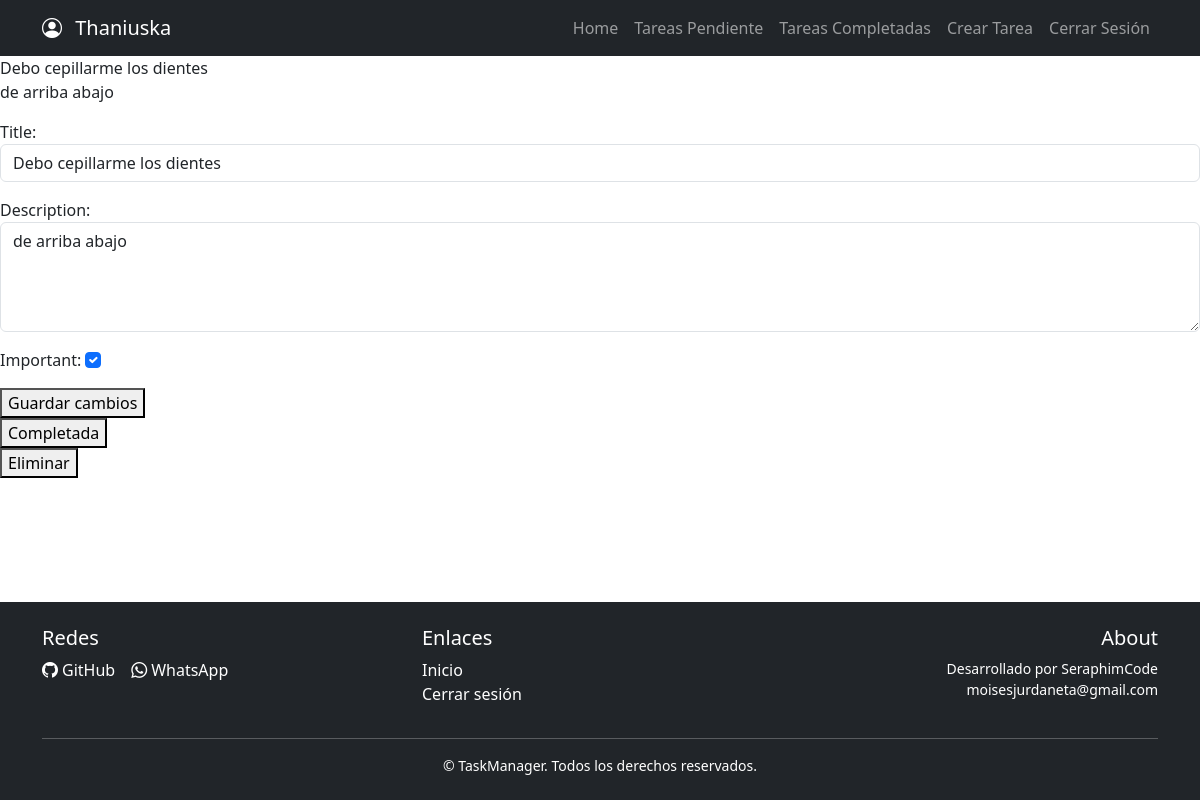
The app's page /detalle_tarea/16/ (signed in) with its own data.
### tareas/models.py (models this page shows, shortened)
class Tarea(models.Model):
    title = models.CharField(max_length=100)
    description = models.TextField(blank=True)
    created_at = models.DateTimeField(auto_now_add=True)
    datecomplete = models.DateTimeField(null=True,)
    important = models.BooleanField(default=False)
    user = models.ForeignKey(User, on_delete=models.CASCADE)

### tareas/views.py (the view, shortened to what this page needs)
# urls.py: path('detalle_tarea/<int:tarea_id>/', views.tarea_detalle, name='detalle_tarea'),
@login_required
def tarea_detalle(request, tarea_id):
    tarea = get_object_or_404(Tarea, pk=tarea_id, user=request.user)
    if request.method == 'GET':
        form = TareaForm(instance=tarea)
        return render(request, 'tarea_detalle.html', {'tarea': tarea, 'form': form})

### tareas/forms.py
class TareaForm(ModelForm):
    class Meta:
        model = Tarea
        fields = ['title', 'description', 'important']
        widgets = {
            'description': forms.Textarea(attrs={'rows': 4, 'class': 'form-control' , 'placeholder': 'Describe la tarea...'}),
            'title': forms.TextInput(attrs={'class': 'form-control', 'placeholder': 'Título de la tarea...'}),
            'important': forms.CheckboxInput(attrs={'class': 'form-check-input'})}

### tareas/templates/tarea_detalle.html (shortened to what this page needs)
{% extends 'base.html' %}
{% block content %}
{{ tarea.title }}
<p>{{ tarea.description }}</p>
<form action="{% url 'detalle_tarea' tarea.id %}" method="POST">
    {{ form.as_p }}
    <button type="submit">Guardar cambios</button>
</form>
<form action="{% url 'tarea_completada' tarea.id %}" method="POST">
    <button>Completada</button>
</form>
<form action="{% url 'eliminar_tarea' tarea.id %}" method="POST">
    <button>Eliminar</button>
</form>
{% endblock %}

### tareas/templates/base.html (shortened to what this page needs)
<!DOCTYPE html>
<html lang="en">
  <head>
    <link rel="stylesheet" href="https://cdn.jsdelivr.net/npm/bootstrap@5.3.8/dist/css/bootstrap.min.css" />
    <link rel="stylesheet" href="https://cdn.jsdelivr.net/npm/bootstrap-icons@1.10.5/font/bootstrap-icons.css" />
  </head>
  <body class="d-flex flex-column min-vh-100">
    <header>
      <nav class="navbar navbar-expand-lg bg-dark navbar-dark">
        <div class="container">
          <a class="navbar-brand" href="/">
            {% if user.is_authenticated %}
              <p class="text-white mb-0">
                <i class="bi bi-person-circle me-2"></i> {{ user.username }}
              </p>
            {% else %}
              SeraphimCode
            {% endif %}
          </a>
          <div class="collapse navbar-collapse" id="navbarNav">
            <ul class="navbar-nav ms-auto">
              <li class="nav-item">
                <a class="nav-link" href="{% url 'home' %}">Home</a>
              </li>
              {% if user.is_authenticated %}
                <li class="nav-item">
                  <a class="nav-link" href="{% url 'tarea' %}">Tareas Pendiente</a>
                </li>
                <li class="nav-item">
                  <a class="nav-link" href="{% url 'tareas_completadas' %}">Tareas Completadas</a>
                </li>
                <li class="nav-item">
                  <a class="nav-link" href="{% url 'crear_tarea' %}">Crear Tarea</a>
                </li>
                <li class="nav-item">
                  <a class="nav-link" href="/logout">Cerrar Sesión</a>
                </li>
              {% endif %}
            </ul>
          </div>
        </div>
      </nav>
    </header>
    <main>
      {% block content %}
      {% endblock %}
    </main>
    <footer class="bg-dark text-white mt-auto py-4">
  <div class="container">
    <div class="row justify-content-between">
      <div class="col-md-4 mb-3 mb-md-0">
        <h5>Redes</h5>
        <div class="d-flex gap-3">
          <a href="https://github.com/seraphimgeemu" target="_blank" class="text-white text-decoration-none d-flex align-items-center">
            <i class="bi bi-github me-1"></i> GitHub
          </a>
          <a href="https://wa.me/584146720418?text=Hola%20quiero%20más%20información%20sobre%20TaskManager" target="_blank" class="text-white text-decoration-none d-flex align-items-center">
            <i class="bi bi-whatsapp me-1"></i> WhatsApp
          </a>
        </div>
      </div>
      <div class="col-md-4 mb-3 mb-md-0">
        <h5>Enlaces</h5>
        <ul class="list-unstyled">
          <li><a href="/" class="text-white text-decoration-none">Inicio</a></li>
          <li><a href="/logout/" class="text-white text-decoration-none">Cerrar sesión</a></li>
        </ul>
      </div>
      <div class="col-md-4 text-md-end">
        <h5>About</h5>
        <p class="small mb-0">Desarrollado por SeraphimCode</p>
        <p class="small">moisesjurdaneta@gmail.com</p>
      </div>
    </div>
    <hr class="bg-light">
    <div class="text-center small">
      &copy; {{ year }} TaskManager. Todos los derechos reservados.
    </div>
  </div>
</footer>
  </body>
</html>

### records on screen
Tarea: title "Debo cepillarme los dientes", description "de arriba abajo", important "☑"

### other values on screen
{{ user.username }} "Thaniuska"
